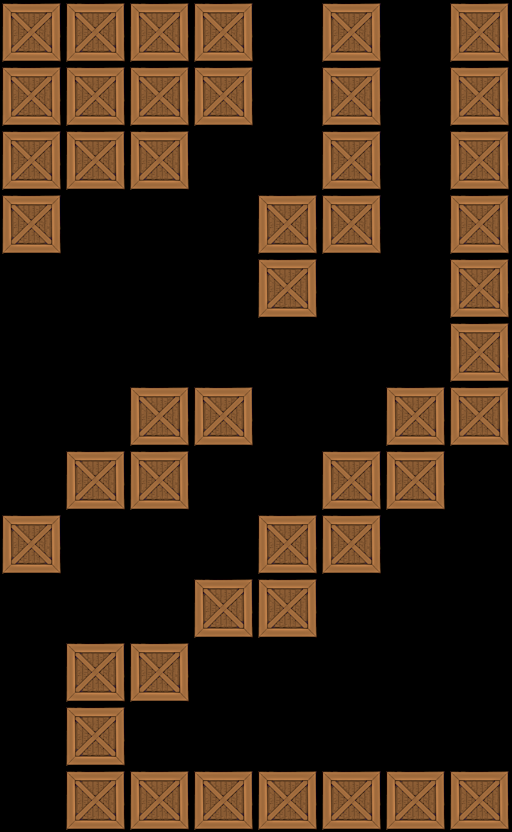

This is a level from a 2D game, rendered from its Tiled map with the project's own tilesets. A one-line summary and the map file follow, with tile-layer data summarised:
An orthogonal 8x13 tile map with 64x64 px tiles, 1 tile layer (Tile Layer 1).

<map version="1.0" orientation="orthogonal" width="8" height="13" tilewidth="64" tileheight="64">
 <tileset firstgid="1" name="crate" tilewidth="64" tileheight="64">
  <image source="../../crate3.png" width="64" height="64" />
 </tileset>
 <layer name="Tile Layer 1" width="8" height="13">
  <data>[104 cells, 47 non-empty, 1 distinct tile ids]</data>
 </layer>
</map>
